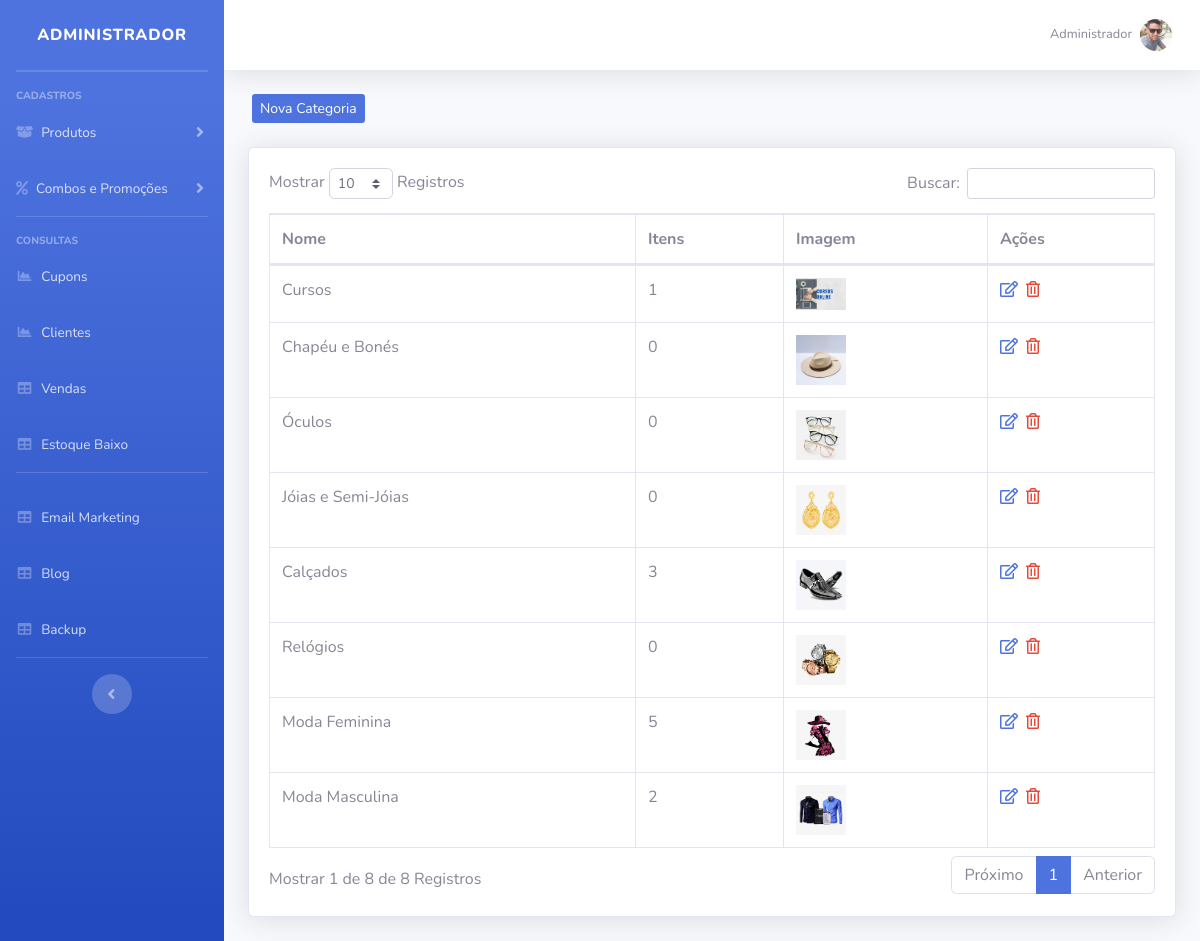
/sistema/painel-admin/index.php?pag=categorias (signed in), run on the app's committed database.
### tables this page shows
CREATE TABLE `usuarios` (
  `id` int(11) NOT NULL AUTO_INCREMENT,
  `nome` varchar(50) NOT NULL,
  `cpf` varchar(20) NOT NULL,
  `email` varchar(50) NOT NULL,
  `senha` varchar(35) NOT NULL,
  `senha_crip` varchar(150) NOT NULL,
  `nivel` varchar(20) NOT NULL,
  `imagem` varchar(100) DEFAULT NULL,
  PRIMARY KEY (`id`)
);

CREATE TABLE `categorias` (
  `id` int(11) NOT NULL AUTO_INCREMENT,
  `nome` varchar(50) NOT NULL,
  `nome_url` varchar(50) NOT NULL,
  `imagem` varchar(100) NOT NULL,
  PRIMARY KEY (`id`)
);

### config.php (called while the page is built, shortened)
<?php
$nivel_estoque = 5;
 ?>

### sistema/painel-admin/categorias.php (the view, shortened to what this page needs)
<?php
$pag = "categorias";
require_once("../../conexao.php");
?>
<div class="row mt-4 mb-4">
    <a type="button" class="btn-primary btn-sm ml-3 d-none d-md-block" href="index.php?pag=<?php echo $pag ?>&funcao=novo">Nova Categoria</a>
</div>
<div class="card shadow mb-4">
    <div class="card-body">
        <div class="table-responsive">
            <table class="table table-bordered" id="dataTable" width="100%" cellspacing="0">
                <thead>
                    <tr>
                        <th>Nome</th>
                        <th>Itens</th>
                        <th>Imagem</th>
                        <th>Ações</th>
                    </tr>
                </thead>
                <tbody>
                   <?php
                   $query = $pdo->query("SELECT * FROM categorias order by id desc ");
                   $res = $query->fetchAll(PDO::FETCH_ASSOC);
                   for ($i=0; $i < count($res); $i++) {
                      $nome = $res[$i]['nome'];
                      $imagem = $res[$i]['imagem'];
                      $id = $res[$i]['id'];
                      $query2 = $pdo->query("SELECT * FROM sub_categorias where id_categoria = '$id' ");
                   	  $res2 = $query2->fetchAll(PDO::FETCH_ASSOC);
                   	  $itens = @count($res2);
                      ?>
                    <tr>
                        <td><?php echo $nome ?></td>
                        <td><?php echo $itens ?></td>
                        <td><img src="../../img/categorias/<?php echo $imagem ?>" width="50"></td>
                        <td>
                             <a href="index.php?pag=<?php echo $pag ?>&funcao=editar&id=<?php echo $id ?>" class='text-primary mr-1' title='Editar Dados'><i class='far fa-edit'></i></a>
                            <a href="index.php?pag=<?php echo $pag ?>&funcao=excluir&id=<?php echo $id ?>" class='text-danger mr-1' title='Excluir Registro'><i class='far fa-trash-alt'></i></a>
                        </td>
                    </tr>
<?php } ?>
                </tbody>
            </table>
        </div>
    </div>
</div>

### sistema/painel-admin/index.php (shortened to what this page needs)
<?php
require_once("../../conexao.php");
$query = $pdo->query("SELECT * FROM produtos where estoque <= '$nivel_estoque' order by estoque asc ");
$res = $query->fetchAll(PDO::FETCH_ASSOC);
if(@count($res) > 0){
    $classe_estoque = 'text-warning';
}else{
    $classe_estoque = '';
}
$query = $pdo->query("SELECT * FROM envios_email");
 $res = $query->fetchAll(PDO::FETCH_ASSOC);
 if(@count($res)==0){
    $pdo->query("INSERT INTO envios_email (data, final, assunto, mensagem, link) values (curDate(), '0', '', '', '') ");
 }
$pag = @$_GET["pag"];
$menu1 = "produtos";
$menu2 = "categorias";
$menu3 = "sub-categorias";
$menu4 = "combos";
$menu5 = "promocoes";
$menu6 = "clientes";
$menu7 = "vendas";
$menu8 = "backup";
$menu9 = "tipo-envios";
$menu10 = "carac";
$menu11 = "alertas";
$menu12 = "cupons";
$menu13 = "estoque";
$menu14 = "blog";
$res = $pdo->query("SELECT * FROM usuarios where id = '$_SESSION[id_usuario]'");
$dados = $res->fetchAll(PDO::FETCH_ASSOC);
$nome_usu = @$dados[0]['nome'];
$imagem_usu = @$dados[0]['imagem'];
?>
<!DOCTYPE html>
<html lang="en">
<head>
    <link href="../vendor/fontawesome-free/css/all.min.css" rel="stylesheet" type="text/css">
    <link href="../css/sb-admin-2.min.css" rel="stylesheet">
    <link href="../css/style.css" rel="stylesheet">
    <link href="../vendor/datatables/dataTables.bootstrap4.min.css" rel="stylesheet">
</head>
<body id="page-top">
    <div id="wrapper">
        <ul class="navbar-nav bg-gradient-primary sidebar sidebar-dark accordion" id="accordionSidebar">
            <a class="sidebar-brand d-flex align-items-center justify-content-center" href="index.php">
                <div class="sidebar-brand-text mx-3">Administrador</div>
            </a>
            <hr class="sidebar-divider my-0">
            <hr class="sidebar-divider">
            <div class="sidebar-heading">
                Cadastros
            </div>
            <li class="nav-item">
                <a class="nav-link collapsed" href="#" data-toggle="collapse" data-target="#collapseTwo" aria-expanded="true" aria-controls="collapseTwo">
                    <i class="fas fa-box-open"></i>
                    <span>Produtos</span>
                </a>
            </li>
            <li class="nav-item">
                <a class="nav-link collapsed" href="#" data-toggle="collapse" data-target="#collapseUtilities" aria-expanded="true" aria-controls="collapseUtilities">
                    <i class="fas fa-percent"></i>
                    <span>Combos e Promoções</span>
                </a>
            </li>
            <hr class="sidebar-divider">
            <div class="sidebar-heading">
                Consultas
            </div>
             <li class="nav-item">
                <a class="nav-link" href="index.php?pag=<?php echo $menu12 ?>">
                    <i class="fas fa-fw fa-chart-area"></i>
                    <span>Cupons</span></a>
                </li>
            <li class="nav-item">
                <a class="nav-link" href="index.php?pag=<?php echo $menu6 ?>">
                    <i class="fas fa-fw fa-chart-area"></i>
                    <span>Clientes</span></a>
                </li>
                <li class="nav-item">
                    <a class="nav-link" href="index.php?pag=<?php echo $menu7 ?>">
                        <i class="fas fa-fw fa-table"></i>
                        <span>Vendas</span></a>
                    </li>
                     <li class="nav-item">
                    <a class="nav-link" href="index.php?pag=<?php echo $menu13 ?>">
                        <i class="fas fa-fw fa-table <?php echo $classe_estoque ?>"></i>
                        <span class="<?php echo $classe_estoque ?>">Estoque Baixo</span></a>
                    </li>
                        <hr class="sidebar-divider d-none d-md-block">
                       <li class="nav-item">
                        <a class="nav-link" href="" data-toggle="modal" data-target="#ModalEmail">
                            <i class="fas fa-fw fa-table"></i>
                            <span>Email Marketing</span></a>
                        </li>
                    <li class="nav-item">
                    <a class="nav-link" href="index.php?pag=<?php echo $menu14 ?>">
                        <i class="fas fa-fw fa-table"></i>
                        <span class="">Blog</span></a>
                    </li>
                      <li class="nav-item">
                        <a class="nav-link" href="backup.php">
                            <i class="fas fa-fw fa-table"></i>
                            <span>Backup</span></a>
                        </li>
                        <hr class="sidebar-divider d-none d-md-block">
                        <div class="text-center d-none d-md-inline">
                            <button class="rounded-circle border-0" id="sidebarToggle"></button>
                        </div>
                    </ul>
                    <div id="content-wrapper" class="d-flex flex-column">
                        <div id="content">
                            <nav class="navbar navbar-expand navbar-light bg-white topbar mb-4 static-top shadow">
                                <ul class="navbar-nav ml-auto">
                                    <li class="nav-item dropdown no-arrow">
                                        <a class="nav-link dropdown-toggle" href="#" id="userDropdown" role="button" data-toggle="dropdown" aria-haspopup="true" aria-expanded="false">
                                            <span class="mr-2 d-none d-lg-inline text-gray-600 small"><?php echo @$nome_usu ?></span>
                                            <img class="img-profile rounded-circle" src="../../img/<?php echo $imagem_usu ?>">
                                        </a>
                                    </li>
                                </ul>
                            </nav>
                            <div class="container-fluid">
                                <?php if ($pag == null) {
                                    include_once("home.php");
                                } else if ($pag==$menu1) {
                                    include_once($menu1.".php");
                                } else if ($pag==$menu2) {
                                    include_once($menu2.".php");
                                } else if ($pag==$menu3) {
                                    include_once($menu3.".php");
                                } else if ($pag==$menu4) {
                                    include_once($menu4.".php");
                                } else if ($pag==$menu5) {
                                    include_once($menu5.".php");
                                } else if ($pag==$menu6) {
                                    include_once($menu6.".php");
                                } else if ($pag==$menu7) {
                                    include_once($menu7.".php");
                                } else if ($pag==$menu8) {
                                    include_once($menu8.".php");
                                } else if ($pag==$menu9) {
                                    include_once($menu9.".php");
                                } else if ($pag==$menu10) {
                                    include_once($menu10.".php");
                                 } else if ($pag==$menu11) {
                                    include_once($menu11.".php");
                                } else if ($pag==$menu12) {
                                    include_once($menu12.".php");
                                } else if ($pag==$menu13) {
                                    include_once($menu13.".php");
                                } else if ($pag==$menu14) {
                                    include_once($menu14.".php");
                                } else {
                                    include_once("home.php");
                                }
                                ?>
                            </div>
                        </div>
                    </div>
                </div>
            </body>
            </html>

### data on the page
usuarios: nome "Administrador", imagem (picture)
categorias: nome "Cursos", itens "1", imagem (picture)
categorias: nome "Chapéu e Bonés", itens "0", imagem (picture)
categorias: nome "Óculos", itens "0", imagem (picture)
categorias: nome "Jóias e Semi-Jóias", itens "0", imagem (picture)
categorias: nome "Calçados", itens "3", imagem (picture)
categorias: nome "Relógios", itens "0", imagem (picture)
categorias: nome "Moda Feminina", itens "5", imagem (picture)
categorias: nome "Moda Masculina", itens "2", imagem (picture)
